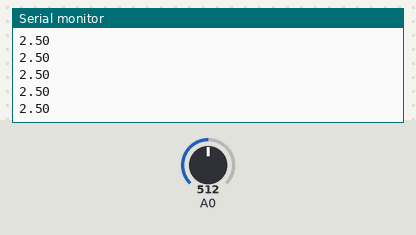
Bench run of a sketch on a simulated Arduino Uno, built with avr-gcc and run on an emulated ATmega328P. On the bench: the last lines printed to the serial monitor. The inputs (shaded band) are chosen by the test bench; at power-on: A0 = 512.

Above: at 1.2 s.
1.3 s: A0 set to 716
At 1.8 s:
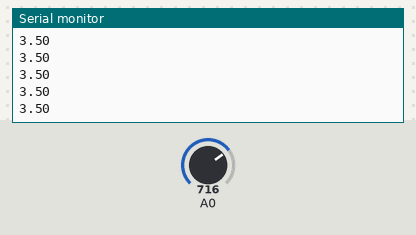
2.8 s: A0 set to 900
At 3.7 s:
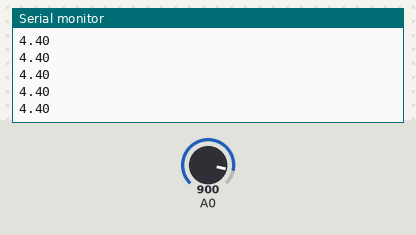
Timing chart, 0 to 5.8 s (numbered marks = the images above; inputs shaded):
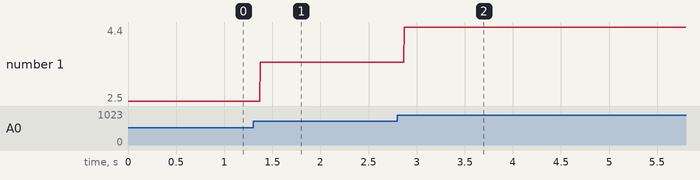

Measured:
- after the input at 1.3 s, the serial monitor: prints a new line after 0.07 s (image 1)
- after the input at 2.8 s, the serial monitor: prints a new line after 0.07 s (image 2)
- plotted number 1: 2.5 → 3.5 after the input at 1.3 s, 3.5 → 4.4 after the input at 2.8 s

The sketch:

LDR_LED.ino
```cpp
int pin=13;
float entrada=0.0;
float voltios=0.0;

void setup(){
  Serial.begin(9600);
}

float aVoltios(float entrada){
  float voltios;
  voltios=entrada*5/1023;
  return voltios;
}

void loop(){
  entrada=analogRead(0);
  voltios=aVoltios(entrada);
  Serial.println(voltios);
  if (voltios>1.8) {
    digitalWrite(pin,LOW);
  } else {
    digitalWrite(pin,HIGH);
  }
}
```
